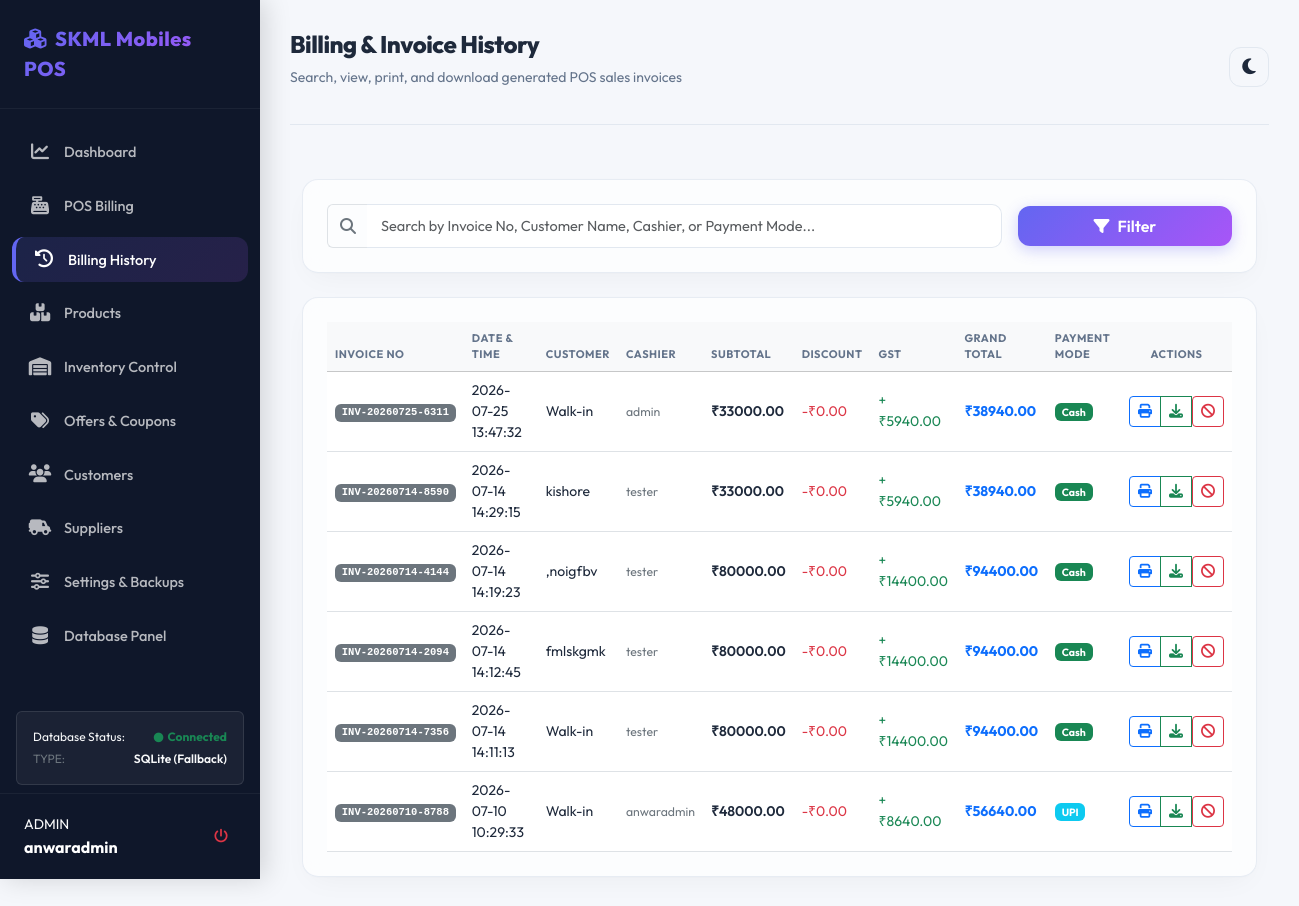
/pos/history (signed in), run on the app's committed database.
### tables this page shows
CREATE TABLE users (
    id INTEGER PRIMARY KEY AUTOINCREMENT,
    username TEXT UNIQUE NOT NULL,
    password_hash TEXT NOT NULL,
    role TEXT CHECK(role IN ('Admin', 'Employee', 'Cashier')) NOT NULL,
    email TEXT,
    status TEXT DEFAULT 'active' CHECK(status IN ('active', 'inactive')),
    created_at TIMESTAMP DEFAULT CURRENT_TIMESTAMP
, full_name TEXT, phone TEXT, last_login TIMESTAMP);

CREATE TABLE sales (
    id INTEGER PRIMARY KEY AUTOINCREMENT,
    invoice_number TEXT UNIQUE NOT NULL,
    customer_id INTEGER,
    cashier_id INTEGER NOT NULL,
    date TIMESTAMP DEFAULT CURRENT_TIMESTAMP,
    subtotal REAL NOT NULL,
    discount REAL DEFAULT 0.0,
    gst REAL DEFAULT 0.0,
    grand_total REAL NOT NULL,
    payment_mode TEXT CHECK(payment_mode IN ('Cash', 'UPI', 'Credit Card', 'Debit Card', 'Wallet')) NOT NULL,
    cash_received REAL DEFAULT 0.0,
    balance REAL DEFAULT 0.0, status TEXT DEFAULT 'Active',
    FOREIGN KEY (customer_id) REFERENCES customers(id) ON DELETE SET NULL,
    FOREIGN KEY (cashier_id) REFERENCES users(id)
);

CREATE TABLE customers (
    id INTEGER PRIMARY KEY AUTOINCREMENT,
    name TEXT NOT NULL,
    phone TEXT UNIQUE NOT NULL,
    email TEXT,
    address TEXT,
    reward_points INTEGER DEFAULT 0,
    created_at TIMESTAMP DEFAULT CURRENT_TIMESTAMP
);

### routes/pos.py (the view, shortened to what this page needs)
@pos_bp.route('/pos/history')
@login_required
@role_required('Employee')
def history():
    sales = Sale.get_all()
    query = request.args.get('search', '').strip()
    return render_template('pos_history.html', sales=sales, search_query=query)

### templates/pos_history.html (shortened to what this page needs)
{% extends "base.html" %}
{% block page_title %}Billing & Invoice History{% endblock %}
{% block page_subtitle %}Search, view, print, and download generated POS sales invoices{% endblock %}
{% block content %}
<div class="container-fluid py-4">
    <div class="glass-card mb-4 p-4">
        <form method="GET" action="{{ url_for('pos.history') }}" class="row align-items-center g-3">
            <div class="col-md-9">
                <div class="input-group">
                    <span class="input-group-text bg-transparent border-end-0 border-color"><i class="fas fa-search text-secondary"></i></span>
                    <input type="text" class="form-control border-start-0" id="search" name="search" value="{{ search_query }}" placeholder="Search by Invoice No, Customer Name, Cashier, or Payment Mode...">
                </div>
            </div>
            <div class="col-md-3">
                <div class="d-flex gap-2">
                    <button type="submit" class="btn btn-premium w-100 py-2">
                        <i class="fas fa-filter me-2"></i>Filter
                    </button>
                </div>
            </div>
        </form>
    </div>
    <div class="glass-card p-4">
        <div class="table-responsive">
            <table class="table table-hover align-middle mb-0">
                <thead class="table-light">
                    <tr>
                        <th>Invoice No</th>
                        <th>Date & Time</th>
                        <th>Customer</th>
                        <th>Cashier</th>
                        <th>Subtotal</th>
                        <th>Discount</th>
                        <th>GST</th>
                        <th>Grand Total</th>
                        <th>Payment Mode</th>
                        <th class="text-center">Actions</th>
                    </tr>
                </thead>
                <tbody>
                    {% if sales %}
                        {% for s in sales %}
                        <tr>
                            <td><span class="badge bg-secondary font-monospace">{{ s.invoice_number }}</span></td>
                            <td class="small">{{ s.date }}</td>
                            <td>
                                <div>{{ s.customer_name }}</div>
                            </td>
                            <td><span class="text-secondary small">{{ s.cashier_username }}</span></td>
                            <td class="fw-semibold">₹{{ "%.2f"|format(s.subtotal) }}</td>
                            <td class="text-danger">-₹{{ "%.2f"|format(s.discount) }}</td>
                            <td class="text-success">+₹{{ "%.2f"|format(s.gst) }}</td>
                            <td class="fw-bold text-primary">₹{{ "%.2f"|format(s.grand_total) }}</td>
                            <td>
                                <span class="badge {% if s.payment_mode == 'Cash' %}bg-success{% elif s.payment_mode == 'UPI' %}bg-info{% else %}bg-primary{% endif %}">
                                    {{ s.payment_mode }}
                                </span>
                            </td>
                            <td class="text-center">
                                <div class="btn-group" role="group">
                                    <a href="{{ url_for('pos.invoice_view', invoice_number=s.invoice_number) }}" target="_blank" class="btn btn-sm btn-outline-primary" title="View & Print Bill">
                                        <i class="fas fa-print"></i>
                                    </a>
                                    <a href="{{ url_for('pos.invoice_download', invoice_number=s.invoice_number) }}" class="btn btn-sm btn-outline-success" title="Download PDF Invoice">
                                        <i class="fas fa-download"></i>
                                    </a>
                                    {% if s.status != 'Cancelled' and session.get('role') == 'Admin' %}
                                        <form action="{{ url_for('pos.cancel_invoice', invoice_number=s.invoice_number) }}" method="POST" class="d-inline" onsubmit="return confirm('Are you sure you want to cancel this invoice and restore product stock?');">
                                            <button type="submit" class="btn btn-sm btn-outline-danger" title="Cancel Invoice">
                                                <i class="fas fa-ban"></i>
                                            </button>
                                        </form>
                                    {% endif %}
                                </div>
                            </td>
                        </tr>
                        {% endfor %}
                    {% endif %}
                </tbody>
            </table>
        </div>
    </div>
</div>
{% endblock %}

### templates/base.html (shortened to what this page needs)
<!DOCTYPE html>
<html lang="en" data-theme="light">
<head>
    <link href="https://cdn.jsdelivr.net/npm/bootstrap@5.3.2/dist/css/bootstrap.min.css" rel="stylesheet">
    <link href="https://cdnjs.cloudflare.com/ajax/libs/font-awesome/6.4.2/css/all.min.css" rel="stylesheet">
    <link rel="stylesheet" href="{{ url_for('static', filename='css/styles.css') }}">
</head>
<body>
    {% if session.get('user_id') %}
    <div class="sidebar">
        <div class="sidebar-header">
            <a href="{{ url_for('dashboard.index') }}" class="sidebar-brand">
                <i class="fas fa-cubes me-2"></i><span>SKML Mobiles POS</span>
            </a>
        </div>
        <ul class="sidebar-menu">
            <li class="sidebar-item">
                <a href="{{ url_for('dashboard.index') }}" class="sidebar-link {% if request.endpoint == 'dashboard.index' %}active{% endif %}">
                    <i class="fas fa-chart-line"></i><span>Dashboard</span>
                </a>
            </li>
            {% if session.get('role') in ['Cashier', 'Admin'] %}
            <li class="sidebar-item">
                <a href="{{ url_for('pos.index') }}" class="sidebar-link {% if request.endpoint == 'pos.index' %}active{% endif %}">
                    <i class="fas fa-cash-register"></i><span>POS Billing</span>
                </a>
            </li>
            {% endif %}
            {% if session.get('role') in ['Employee', 'Admin'] %}
            <li class="sidebar-item">
                <a href="{{ url_for('pos.history') }}" class="sidebar-link {% if request.endpoint == 'pos.history' %}active{% endif %}">
                    <i class="fas fa-history"></i><span>Billing History</span>
                </a>
            </li>
            {% endif %}
            {% if session.get('role') in ['Employee', 'Admin'] %}
            <li class="sidebar-item">
                <a href="{{ url_for('products.index') }}" class="sidebar-link {% if request.endpoint == 'products.index' %}active{% endif %}">
                    <i class="fas fa-boxes-stacked"></i><span>Products</span>
                </a>
            </li>
            {% endif %}
            {% if session.get('role') in ['Employee', 'Admin'] %}
            <li class="sidebar-item">
                <a href="{{ url_for('inventory.index') }}" class="sidebar-link {% if request.endpoint == 'inventory.index' %}active{% endif %}">
                    <i class="fas fa-warehouse"></i><span>Inventory Control</span>
                </a>
            </li>
            {% endif %}
            {% if session.get('role') in ['Employee', 'Admin'] %}
            <li class="sidebar-item">
                <a href="{{ url_for('offers.index') }}" class="sidebar-link {% if request.endpoint == 'offers.index' %}active{% endif %}">
                    <i class="fas fa-tags"></i><span>Offers & Coupons</span>
                </a>
            </li>
            {% endif %}
            {% if session.get('role') in ['Cashier', 'Employee', 'Admin'] %}
            <li class="sidebar-item">
                <a href="{{ url_for('customers.index') }}" class="sidebar-link {% if request.endpoint == 'customers.index' %}active{% endif %}">
                    <i class="fas fa-users"></i><span>Customers</span>
                </a>
            </li>
            {% endif %}
            {% if session.get('role') in ['Employee', 'Admin'] %}
            <li class="sidebar-item">
                <a href="{{ url_for('suppliers.index') }}" class="sidebar-link {% if request.endpoint == 'suppliers.index' %}active{% endif %}">
                    <i class="fas fa-truck-field"></i><span>Suppliers</span>
                </a>
            </li>
            {% endif %}
            {% if session.get('role') == 'Admin' %}
            <li class="sidebar-item">
                <a href="{{ url_for('settings.index') }}" class="sidebar-link {% if request.endpoint == 'settings.index' %}active{% endif %}">
                    <i class="fas fa-sliders"></i><span>Settings & Backups</span>
                </a>
            </li>
            <li class="sidebar-item">
                <a href="{{ url_for('db_management.index') }}" class="sidebar-link {% if request.endpoint == 'db_management.index' %}active{% endif %}">
                    <i class="fas fa-database"></i><span>Database Panel</span>
                </a>
            </li>
            {% endif %}
        </ul>
        <div class="p-3 mx-3 my-2 rounded text-light" style="background: rgba(255, 255, 255, 0.05); border: 1px solid rgba(255, 255, 255, 0.1); font-size: 0.75rem;">
            <div class="d-flex justify-content-between align-items-center mb-1">
                <span>Database Status:</span>
                {% if sidebar_db_status and sidebar_db_status.status == 'Connected' %}
                    <span class="text-success fw-bold"><i class="fas fa-circle me-1" style="font-size: 0.6rem;"></i>Connected</span>
                {% else %}
                    <span class="text-danger fw-bold"><i class="fas fa-circle me-1" style="font-size: 0.6rem;"></i>Disconnected</span>
                {% endif %}
            </div>
            <div class="d-flex justify-content-between">
                <span class="text-secondary text-uppercase fs-9">Type:</span>
                <span class="fw-semibold text-truncate" style="max-width: 100px;">{{ sidebar_db_status.db_type if sidebar_db_status else 'Unknown' }}</span>
            </div>
        </div>
        <div class="sidebar-footer">
            <div class="d-flex align-items-center justify-content-between">
                <div class="me-2">
                    <small class="d-block text-light text-uppercase fs-8">{{ session.get('role') }}</small>
                    <span class="fw-bold fs-7">{{ session.get('username') }}</span>
                </div>
                <a href="{{ url_for('auth.logout') }}" class="btn btn-sm btn-outline-danger border-0">
                    <i class="fas fa-power-off"></i>
                </a>
            </div>
        </div>
    </div>
    {% endif %}
    <div class="main-content" style="{% if not session.get('user_id') %}margin-left: 0; padding: 0;{% endif %}">
        {% if session.get('user_id') %}
        <div class="top-bar">
            <div class="page-title">
                <h1>{% block page_title %}Store Control Panel{% endblock %}</h1>
                <p>{% block page_subtitle %}Manage stock entries, sales invoices, and metrics{% endblock %}</p>
            </div>
            <div class="top-bar-actions">
                <button class="btn btn-theme" id="theme-toggle" title="Toggle Theme mode (Dark/Light)">
                    <i class="fas fa-moon"></i>
                </button>
            </div>
        </div>
        {% endif %}
        <div id="notification-toast-container" class="position-fixed top-0 end-0 p-3" style="z-index: 1050;"></div>
        {% block content %}{% endblock %}
    </div>
</body>
</html>

### data on the page
users: get "anwaradmin", cashier_username "anwaradmin"
sales: invoice_number "INV-20260725-6311", date "2026-07-25 13:47:32", subtotal "33000.00", discount "0.00", gst "5940.00", grand_total "38940.00", payment_mode "Cash"
users: cashier_username "admin"
sales: invoice_number "INV-20260714-8590", date "2026-07-14 14:29:15", subtotal "33000.00", discount "0.00", gst "5940.00", grand_total "38940.00", payment_mode "Cash"
customers: customer_name "kishore"
users: cashier_username "tester" "tester" "tester" "tester"
sales: invoice_number "INV-20260714-4144", date "2026-07-14 14:19:23", subtotal "80000.00", discount "0.00", gst "14400.00", grand_total "94400.00", payment_mode "Cash"
customers: customer_name ",noigfbv"
sales: invoice_number "INV-20260714-2094", date "2026-07-14 14:12:45", subtotal "80000.00", discount "0.00", gst "14400.00", grand_total "94400.00", payment_mode "Cash"
customers: customer_name "fmlskgmk"
sales: invoice_number "INV-20260714-7356", date "2026-07-14 14:11:13", subtotal "80000.00", discount "0.00", gst "14400.00", grand_total "94400.00", payment_mode "Cash"
sales: invoice_number "INV-20260710-8788", date "2026-07-10 10:29:33", subtotal "48000.00", discount "0.00", gst "8640.00", grand_total "56640.00", payment_mode "UPI"

### other printed values
{{ sidebar_db_status.db_type if sidebar_db_status else 'Unknown' }} "SQLite (Fallback)"
{{ session.get('role') }} "ADMIN"
{{ s.customer_name }} "Walk-in" "Walk-in" "Walk-in"
